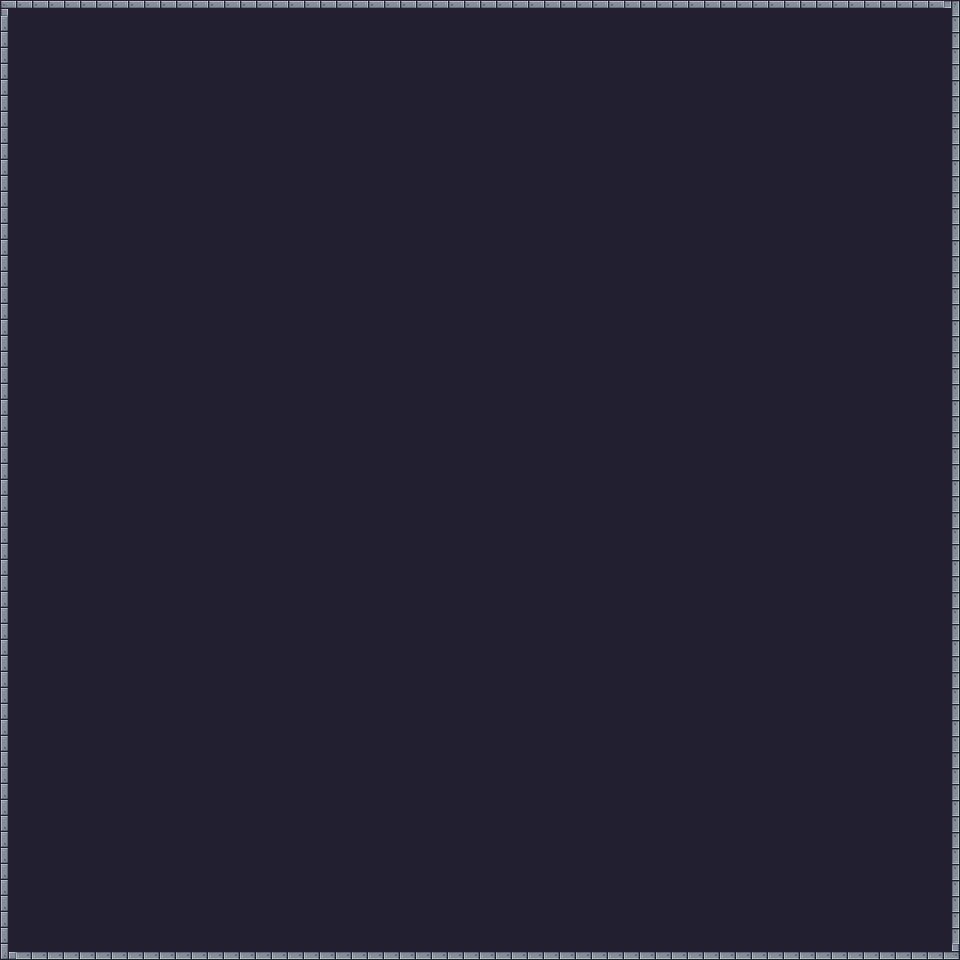

Below is a game level as drawn by its tile map, then a one-line description and the .tmx that defines it (tile-layer data replaced by summaries):
An orthogonal 60x60 tile map with 16x16 px tiles, 2 tile layers (background, Floor) and 12 objects (4x Border, 4x Item, 2x Enemy, Player, Door).

<map version="1.10" tiledversion="1.10.2" orientation="orthogonal" renderorder="right-down" width="60" height="60" tilewidth="16" tileheight="16" infinite="0" nextlayerid="6" nextobjectid="42">
 <tileset firstgid="1" source="FypGame.tsx" />
 <layer id="1" name="background" width="60" height="60">
  <data>[3600 cells, 3600 non-empty, 1 distinct tile ids]</data>
 </layer>
 <layer id="2" name="Floor" width="60" height="60">
  <data>[3600 cells, 236 non-empty, 2 distinct tile ids]</data>
 </layer>
 <objectgroup id="4" name="Obstacle">
  <object id="20" type="Border" x="0" y="0" width="960" height="16" />
  <object id="21" type="Border" x="944" y="16" width="16" height="944" />
  <object id="22" type="Border" x="16" y="944" width="928" height="16" />
  <object id="23" type="Border" x="0" y="16" width="16" height="944" />
 </objectgroup>
 <objectgroup id="3" name="Actor">
  <object id="1" name="Player" type="Player" x="480" y="480">
   <point />
  </object>
  <object id="4" name="Enemy" type="Enemy" x="800" y="480">
   <point />
  </object>
  <object id="5" name="Enemy" type="Enemy" x="720" y="480">
   <point />
  </object>
  <object id="26" name="Door" type="Door" x="576" y="320">
   <point />
  </object>
  <object id="28" name="Item" type="Item" x="464" y="544">
   <point />
  </object>
  <object id="35" name="Item" type="Item" x="512" y="544">
   <point />
  </object>
  <object id="36" name="Item" type="Item" x="416" y="544">
   <point />
  </object>
  <object id="37" name="Item" type="Item" x="352" y="544">
   <point />
  </object>
 </objectgroup>
</map>
